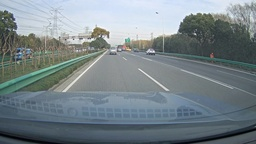
#> input picture test_images/00003.jpg, 256 x 144 px, shrunk from 1920 x 1080 before the run, found by its file name; its folder holds 4 pictures in this run
$ jupyter execute --allow-errors lane-markings-thresholding.ipynb
#> lines starting #> are read from the running program, lines starting #| are printed output that depends on the picture; after the words box and inside, x2 and y2 are one past the last pixel; in counts of white or black regions, pixels touching at a corner belong together
[cell 1]
import numpy as np
import os
import matplotlib.pyplot as plt

[cell 2]
test_images = []
test_titles = []
for filename in os.listdir('./test_images'):
    if "jpg" in filename or "jpeg" in filename:
        test_images.append(plt.imread('./test_images/'+filename))
        test_titles.append(filename)
        print(test_titles)
number_of_images = len(test_images)
fig, axs = plt.subplots(number_of_images, 1)
fig.set_figwidth(40)
fig.set_figheight(40)
for idx, ax in enumerate(axs):
    ax.imshow(test_images[idx])
    ax.axis(False)

[cell 3]
import math
def rgb_to_hsi(rgb_pixel):
    red, green, blue = rgb_pixel/256.0
    intensity = min(red, green, blue)
    saturation = 1 - (3*min(red, green, blue)/(red+green+blue + 0.0001))
    denominator = np.sqrt(((red-green)**2 + (red-blue)*(green-blue)))
    denominator = 1 if denominator == 0 else denominator
    theta = math.acos((0.5*(2*red - green- blue))/ denominator)
    hue = theta if blue <= green else 2*math.pi - theta
    return [hue, saturation, intensity]

[cell 4]
fig, axs = plt.subplots(number_of_images, 4)
fig.set_figheight(50)
fig.set_figwidth(50)
hsi_images = []
for img, ax in zip(test_images, axs):
    ax[0].imshow(img)
    ax[0].set_title("original image")
    hsi_img = np.apply_along_axis(rgb_to_hsi, -1, img)
    hsi_images.append(hsi_img)
    titles = ['hue', 'saturation', 'intensity']
    for i in range(1,4):
        ax[i].imshow(hsi_img[:,:,i-1], cmap='gray')
        ax[i].set_title(titles[i-1])
#> this loop made 4 passes
#> pass 1, `hsi_img = np.apply_along_axis(rgb_to_hsi, -1, img)`:
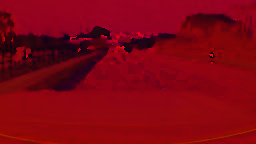
#> hsi_img: shape (144, 256, 3) float64; mean R, G, B 3.18, 0.102, 0.463; drawn with min black and max white

[cell 5]
img = hsi_images[-1]
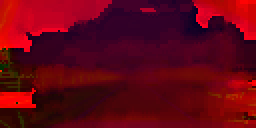
#> img: shape (64, 128, 3) float64 (shown 2 times larger); mean of channels 0, 1, 2 2.34, 0.0857, 0.489; drawn with min black and max white
hue = img[:, :, 0]
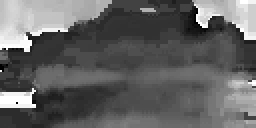
#> hue: shape (64, 128) float64 (shown 2 times larger); min 0, max 6.04, mean 2.34; drawn with min black and max white
sat = img[:, :, 1]
intensity = img[:,:,2]
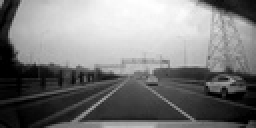
#> intensity: shape (64, 128) float64 (shown 2 times larger); min 0, max 0.996, mean 0.489

#> (the rest of this cell did not finish here and is left out)

[cell 6]
import cv2
from skimage.io import imsave, imread
"""
White Lane Lines:
        higher values in intensity channel and low values in saturation channel
Yellow Lane Lines:
        higher values in saturation channel and low values in hue channel
"""

white_color_intensity_theshold = .75
# white_color_saturation_threshold = .05
white_color_saturation_threshold = .07

yellow_color_saturation_threshold = .2
yellow_color_hue_threshold = 2
fig, axs = plt.subplots(number_of_images, 2)
fig.set_figheight(50)
fig.set_figwidth(50)
count = 0
#> (the rest of this cell did not finish here and is left out)

[cell 7]
print(mask)

[cell 8]
### White lane markings thesholding
lower_hue_threshold = 0.
upper_hue_threshold = 3.#.0005

intensity_theshold = .85
### Yellow lane markings thresholding
lower_sat_threshold = .8
upper_sat_threshold = 1.

[cell 9]
fig, axs = plt.subplots(number_of_images, 2)
fig.set_figheight(50)
fig.set_figwidth(50)

for idx, ax in enumerate(axs):
    #hsi = np.apply_along_axis(rgb_to_hsi, -1, img)
    img = hsi_images[idx]
    hue = img[:, :, 0]
    sat = img[:, :, 1]
    intensity = img[:,:,2]
    white_lane_mask = np.bitwise_and((sat < upper_sat_threshold), (intensity > intensity_theshold))
    yellow_lane_mask = np.bitwise_and((sat > lower_sat_threshold), np.bitwise_and(hue > lower_hue_threshold, hue < upper_hue_threshold))

    mask = np.bitwise_or(white_lane_mask, yellow_lane_mask)
    copied = np.copy(img)
    copied[mask] = 1.
    copied[~mask] = 0.
    ax[0].imshow(test_images[idx])
    ax[1].imshow(copied, cmap='gray')
#> copied: shape (64, 128, 3) float64; values 0 (black) and 1 (white), 19.1% white; 17 white regions (14 under 20 px), largest, box (x1, y1, x2, y2) and area: (31, 0, 106, 26) 1453, (0, 35, 12, 46) 50, (0, 24, 6, 34) 28
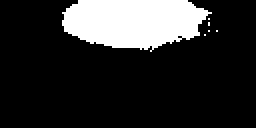
#> white_lane_mask: shape (64, 128) bool (shown 2 times larger); 17.8% white; 6 white regions (5 under 20 px), largest, box (x1, y1, x2, y2) and area: (31, 0, 106, 26) 1453
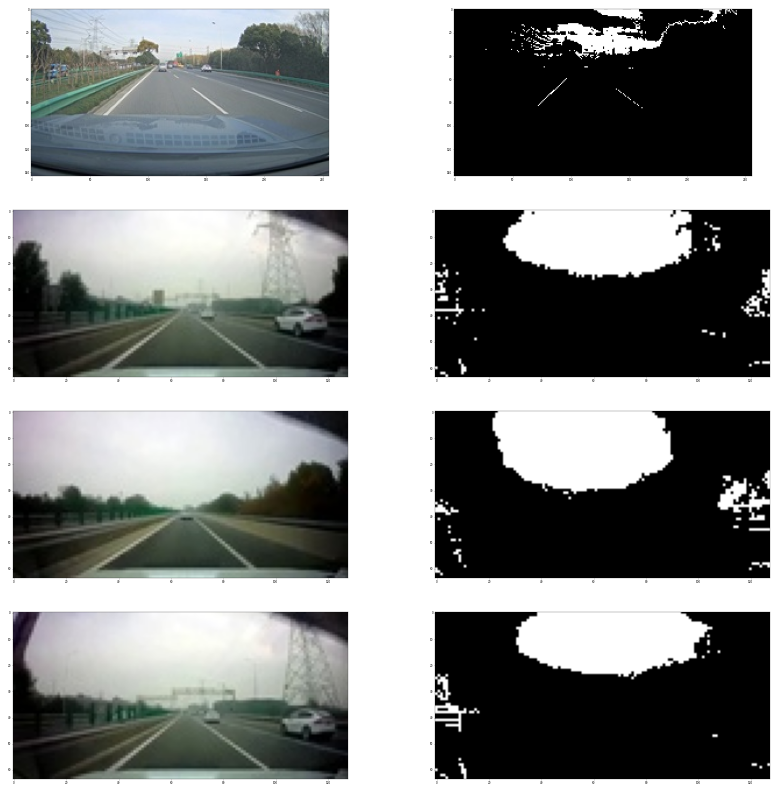
#> figure drawn by matplotlib, 8 panels
